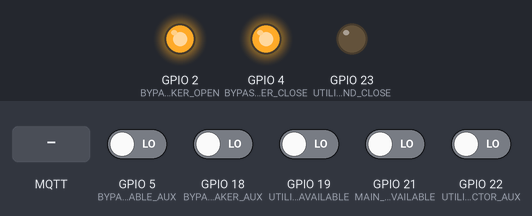
Simulated run of this sketch. Board: ESP32. Shown: output pins drawn as LEDs (lit = HIGH). Inputs (shaded band) come from the test bench; at power-on: GPIO 5 (BYPASS_BREAKER_POWER_AVAILABLE_AUX), GPIO 18 (BYPASS_BREAKER_AUX), GPIO 19 (UTILITY_INPUT_TO_STAB_POWER_AVAILABLE), GPIO 21 (MAIN_BUS_BAR_POWER_AVAILABLE), GPIO 22 (UTILITY_OR_GEN_CONTACTOR_AUX) LOW. WiFi joins after 1.5 s; servers stay silent unless stated; no MQTT or app messages arrive unless stated; what the sketch prints to the serial monitor is not drawn.

Above: at 2.7 s.
2.8 s: MQTT message "E.UOGC" arrives on the first subscribed topic
At 6.2 s:
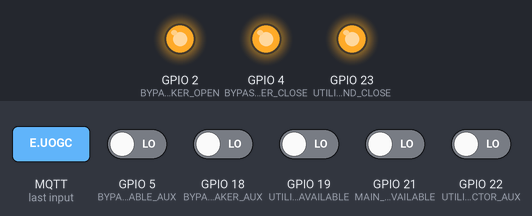
6.5 s: MQTT message "RST" arrives on the first subscribed topic
At 7.7 s:
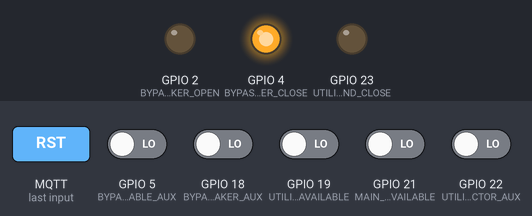
Timing chart, 0 to 9.5 s (numbered marks = the images above; inputs shaded):
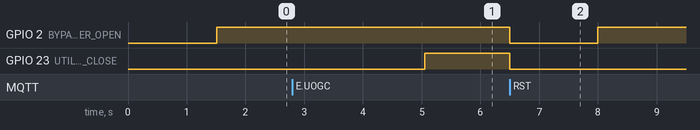

The sketch:

node05.ino
```cpp
#include <WiFi.h>
#include <PubSubClient.h>
#include <Wire.h>
#include <SPI.h>
#include <ArduinoJson.h>
#define _TASK_SLEEP_ON_IDLE_RUN
#define _TASK_STATUS_REQUEST
#include <TaskScheduler.h>

#define DEBUG 1

#define BYPASS_BREAKER_OPEN 2
#define BYPASS_BREAKER_CLOSE 4
#define UTILITY_OR_GEN_CONTACTOR_OPEN_AND_CLOSE 23

#define BYPASS_BREAKER_POWER_AVAILABLE_AUX 5
#define BYPASS_BREAKER_AUX 18
#define UTILITY_INPUT_TO_STAB_POWER_AVAILABLE 19
#define MAIN_BUS_BAR_POWER_AVAILABLE 21
#define UTILITY_OR_GEN_CONTACTOR_AUX 22


enum State {
  DISABLE = 0,
  ENABLE = 1
 };

State currentState;

const char* ssid = "iomariTPLink";
const char* password = "#InspireD#";

long lastReconnectAttempt = 0;

// Add your MQTT Broker IP address, example:
//const char* mqtt_server = "192.168.1.144";
const char* mqtt_server = "192.168.2.44";
IPAddress local_IP(192, 168, 2, 50);
// Set your Gateway IP address
IPAddress gateway(192, 168, 1, 2);

IPAddress subnet(255, 255, 252, 0);

WiFiClient espClient4;
PubSubClient client(espClient4);

Scheduler userScheduler; // to control your personal task


//prototypes
void bypassBreakerPowerAvailableRoutine();
void bypassBreakerAuxRoutine();
void utilityInputToStabPowerAvailableRoutine();
void mainBusBarPowerAvailableRoutine();
void utilityOrGenContactorAuxRoutine();

void OpenBypassBreakerRoutine();
void CloseBypassBreakerRoutine();
void CloseUtilityOrGenContactorRoutine();
void OpenUtilityOrGenContactorRoutine();
void hardResetAllLoadBreakers();

Task openBypassBreaker(1500, TASK_FOREVER, &OpenBypassBreakerRoutine);
Task closeBypassBreaker(1500, TASK_FOREVER, &CloseBypassBreakerRoutine);
Task closeUtilityOrGenContactor(1500, TASK_FOREVER, &CloseUtilityOrGenContactorRoutine);
Task openUtilityOrGenContactor(1500, TASK_FOREVER, &OpenUtilityOrGenContactorRoutine);
Task resetAllLoadBreakers(1500, TASK_FOREVER, &hardResetAllLoadBreakers);

Task checkBypassBreakerPowerAvailable(1500, TASK_FOREVER, &bypassBreakerPowerAvailableRoutine);
Task checkBypassBreakerAux(1500, TASK_FOREVER, &bypassBreakerAuxRoutine);
Task checkUtilityInputToStabPowerAvailable(1500, TASK_FOREVER, &utilityInputToStabPowerAvailableRoutine);
Task checkMainBusBarPowerAvailable(1500, TASK_FOREVER, &mainBusBarPowerAvailableRoutine);
Task checkUtilityOrGenContactorAux(1500, TASK_FOREVER, &utilityOrGenContactorAuxRoutine);
void setup() {
  Serial.begin(115200);
  setup_wifi();
  client.setServer(mqtt_server, 11883);
  client.setCallback(callback);
  int actuatorPins[] = {BYPASS_BREAKER_OPEN, BYPASS_BREAKER_CLOSE};
    for (int i = 0;  i < 2; i++)
    {
      pinMode(actuatorPins[i], OUTPUT);
      digitalWrite(actuatorPins[i], HIGH);
    }

    int interruptPins[] = {BYPASS_BREAKER_POWER_AVAILABLE_AUX, BYPASS_BREAKER_AUX, UTILITY_INPUT_TO_STAB_POWER_AVAILABLE, MAIN_BUS_BAR_POWER_AVAILABLE, UTILITY_OR_GEN_CONTACTOR_AUX};
    for (int i = 0;  i < 5; i++)
    {
      pinMode(interruptPins[i], INPUT);
    }
    pinMode(UTILITY_OR_GEN_CONTACTOR_OPEN_AND_CLOSE, OUTPUT);
    digitalWrite(UTILITY_OR_GEN_CONTACTOR_OPEN_AND_CLOSE, LOW);
    node05Task();

  lastReconnectAttempt = 0;
}

void setup_wifi() {
  delay(10);
  // We start by connecting to a WiFi network
  if (!WiFi.config(local_IP, gateway, subnet)) {
    Serial.println("STA Failed to configure");
  }
  Serial.println();
  Serial.print("Connecting to ");
  Serial.println(ssid);

  WiFi.begin(ssid, password);

  while (WiFi.status() != WL_CONNECTED) {
    delay(500);
    Serial.print(".");
 }

  Serial.println("");
  Serial.println("WiFi connected");
  Serial.println("IP address: ");
  Serial.println(WiFi.localIP());
}

void callback(char* topic, byte* payload, unsigned int length) {
   String inValue;
  Serial.print("Message arrived [");
  Serial.print(topic);
  Serial.print("] ");
  for (int i=0;i<length;i++) {
    Serial.print((char)payload[i]);
//    inValue = (char)payload[i];
  }
  char payloadString[length+1];
  memcpy(payloadString, payload, length);
  payloadString[length] = '\0';
  inValue = payloadString;
  Serial.println();
  reciever(inValue);

//  testSend();
}

boolean reconnect() {
  if (client.connect("Node05")) {
    // Once connected, publish an announcement...
    Serial.print("Attempting MQTT connection...");
    Serial.println("connected");
    client.publish("outTopic","Node05 connected");
    // ... and resubscribe
    client.subscribe("node05", 1);
    client.subscribe("rstTopic", 1);

  }
   else {
      Serial.print("failed, rc=");
      Serial.print(client.state());
      Serial.println(" try again in 5 seconds");
      // Wait 5 seconds before retrying
      delay(5000);
    }
  return client.connected();
}

void loop() {
  if (!client.connected()) {
      long now = millis();
      if (now - lastReconnectAttempt > 5000) {
        lastReconnectAttempt = now;
        // Attempt to reconnect
        if (reconnect()) {
          lastReconnectAttempt = 0;
        }
      }
  }else {
      client.loop();
      userScheduler.execute();
  }
}

char reciever(String Value) {
   Serial.println("From callback: " +Value);

  if((Value == "E.UOGC")){
      closeUtilityOrGenContactor.enable();
  }else if((Value == "RST")){
      resetAllLoadBreakers.enable();
  }
}


void node05Task() {
  userScheduler.addTask(checkBypassBreakerPowerAvailable);
  checkBypassBreakerPowerAvailable.enable();

  userScheduler.addTask(checkBypassBreakerAux);
  checkBypassBreakerAux.enable();

  userScheduler.addTask(checkUtilityInputToStabPowerAvailable);
  checkUtilityInputToStabPowerAvailable.enable();

  userScheduler.addTask(checkMainBusBarPowerAvailable);
  checkMainBusBarPowerAvailable.enable();

  userScheduler.addTask(checkUtilityOrGenContactorAux);
  checkUtilityOrGenContactorAux.enable();

  userScheduler.addTask(openBypassBreaker);
  userScheduler.addTask(closeBypassBreaker);
  userScheduler.addTask(closeUtilityOrGenContactor);
  userScheduler.addTask(openUtilityOrGenContactor);
  userScheduler.addTask(resetAllLoadBreakers);

}
```

PowerActuators.ino
```cpp
#define numberOfIteration 6

#define ENGAGE HIGH
#define DISENGAGE LOW

#define ACTIVE HIGH


#define ACTIVATE LOW
#define RESET HIGH


/************** Contactors ************/

    void CloseUtilityOrGenContactorRoutine() {
      digitalWrite(UTILITY_OR_GEN_CONTACTOR_OPEN_AND_CLOSE,  ENGAGE);
      #if DEBUG
      Serial.println("InputFromStabilizerOpenAndClose: Engaged"); // + (String)ret);
      #endif
      client.publish("outTopic","InputFromStabilizerOpenAndClose: Engaged");
      closeUtilityOrGenContactor.disable();
    }
    void OpenUtilityOrGenContactorRoutine() {
      digitalWrite(UTILITY_OR_GEN_CONTACTOR_OPEN_AND_CLOSE,  DISENGAGE);
      #if DEBUG
      Serial.println("InputFromStabilizerOpenAndClose: Disengaged"); // + (String)ret);
      #endif
      openUtilityOrGenContactor.disable();
    }


    void CloseBypassBreakerRoutine() {
      digitalWrite(BYPASS_BREAKER_CLOSE,  ACTIVATE);
      //reset trigger signal
      vTaskDelay(1500 / portTICK_PERIOD_MS);
      digitalWrite(BYPASS_BREAKER_CLOSE,  RESET);
      #if DEBUG
      Serial.println("GenInputToStabilizer: Closed"); // + (String)ret);
      #endif
      client.publish("outTopic","GenInputToStabilizer: Engaged");
      closeBypassBreaker.disable();
    }
    void OpenBypassBreakerRoutine() {
      digitalWrite(BYPASS_BREAKER_OPEN,  ACTIVATE);
      //reset trigger signal
      vTaskDelay(1500 / portTICK_PERIOD_MS);
      digitalWrite(BYPASS_BREAKER_OPEN,  RESET);
      #if DEBUG
      Serial.println("GenInputToStabilizer: Closed"); // + (String)ret);
      #endif
      openBypassBreaker.disable();
    }


    void hardResetAllLoadBreakers() {
        digitalWrite(BYPASS_BREAKER_OPEN,  ACTIVATE);
        digitalWrite(UTILITY_OR_GEN_CONTACTOR_OPEN_AND_CLOSE, DISENGAGE);
        vTaskDelay(1500/ portTICK_PERIOD_MS);
        //reset breaker
        digitalWrite(BYPASS_BREAKER_OPEN,  RESET);
        #if DEBUG
        Serial.println("All Stabilizer-Breakers: Resetted");
        #endif
        resetAllLoadBreakers.disable();
    }
```

StabilizerInterrupts.ino
```cpp
#define ACTIVE HIGH

#define CLIENT_ID "Node05"
#define DEBUG 1


   int bypassBreakerPowerAvailableState = 0;
   int previousBypassBreakerPowerAvailableState = 0;

   int bypassBreakerAuxState = 0;
   int previousBypassBreakerAuxState = 0;

   int utilityInputToStabPowerAvailableState = 0;
   int previousUtilityInputToStabPowerAvailableState = 0;

   int mainBusBarPowerAvailableState = 0;
   int previousMainBusBarPowerAvailableState = 0;

   int utilityOrGenContactorAuxState = 0;
   int previousUtilityOrGenContactorAuxState = 0;


  void bypassBreakerPowerAvailableRoutine(){
    char data2[750];
    bypassBreakerPowerAvailableState = digitalRead(BYPASS_BREAKER_POWER_AVAILABLE_AUX);
    if (bypassBreakerPowerAvailableState != previousBypassBreakerPowerAvailableState) {
          if (bypassBreakerPowerAvailableState == ACTIVE) {
             currentState = ENABLE;
             #if DEBUG
              Serial.println("bypassBreakerPowerAvailableState"+ (String)BYPASS_BREAKER_POWER_AVAILABLE_AUX+ "state"+ (String)bypassBreakerPowerAvailableState);
             #endif
          } else {
              currentState = DISABLE;
               #if DEBUG
               Serial.println("bypassBreakerPowerAvailableState"+ (String)BYPASS_BREAKER_POWER_AVAILABLE_AUX+ "state"+ (String)bypassBreakerPowerAvailableState);
               #endif
          }
           String instruction = "byBPwA"+(String)bypassBreakerPowerAvailableState;
           instruction.toCharArray(data2, (instruction.length() + 1));
           client.publish("genTopic", data2, 2);
           #if DEBUG
           Serial.println(instruction);
           #endif
    }
          // save the current state as the last state,
    //for next time through the loop
    previousBypassBreakerPowerAvailableState = bypassBreakerPowerAvailableState;

  }


  void bypassBreakerAuxRoutine(){
    char data2[750];
    bypassBreakerAuxState = digitalRead(BYPASS_BREAKER_AUX);
    if (bypassBreakerAuxState != previousBypassBreakerAuxState) {
        // if the state has changed, increment the counter
        if (bypassBreakerAuxState == ACTIVE) {
            currentState = ENABLE;
            #if DEBUG
            Serial.println("bypassBreakerAuxState"+ (String)BYPASS_BREAKER_AUX+ "state"+ (String)bypassBreakerAuxState);
            #endif
        } else {
            currentState = DISABLE;
            #if DEBUG
            Serial.println("bypassBreakerAuxState"+ (String)BYPASS_BREAKER_AUX+ "state"+ (String)bypassBreakerAuxState);
            #endif
        }
         String instruction = "byBPAux"+(String)bypassBreakerAuxState;
         instruction.toCharArray(data2, (instruction.length() + 1));
         client.publish("genTopic", data2, 2);
         #if DEBUG
         Serial.println(instruction);
         #endif
    }
    previousBypassBreakerAuxState = bypassBreakerAuxState;
  }

  void utilityInputToStabPowerAvailableRoutine(){
  char data2[750];
    utilityInputToStabPowerAvailableState = digitalRead(UTILITY_INPUT_TO_STAB_POWER_AVAILABLE);
    if (utilityInputToStabPowerAvailableState != previousUtilityInputToStabPowerAvailableState) {
        // if the state has changed, increment the counter
        if (utilityInputToStabPowerAvailableState == ACTIVE) {
            currentState = ENABLE;
            #if DEBUG
            Serial.println("utilityInputToStabPowerAvailableState"+ (String)UTILITY_INPUT_TO_STAB_POWER_AVAILABLE+ "state"+ (String)utilityInputToStabPowerAvailableState);
            #endif
        } else {
           currentState = DISABLE;
           #if DEBUG
           Serial.println("utilityInputToStabPowerAvailableState"+ (String)UTILITY_INPUT_TO_STAB_POWER_AVAILABLE+ "state"+ (String)utilityInputToStabPowerAvailableState);
           #endif
        }
         String instruction = "uInToSP"+(String)utilityInputToStabPowerAvailableState;
         instruction.toCharArray(data2, (instruction.length() + 1));
         client.publish("genTopic", data2, 2);
         #if DEBUG
         Serial.println(instruction);
         #endif
    }
    previousUtilityInputToStabPowerAvailableState = utilityInputToStabPowerAvailableState;
  }

  void mainBusBarPowerAvailableRoutine(){
    char data2[750];
    mainBusBarPowerAvailableState = digitalRead(MAIN_BUS_BAR_POWER_AVAILABLE);
    if (mainBusBarPowerAvailableState != previousMainBusBarPowerAvailableState) {
        // if the state has changed, increment the counter
        if (mainBusBarPowerAvailableState == ACTIVE) {
            currentState = ENABLE;
            #if DEBUG
            Serial.println("mainBusBarPowerAvailableState"+ (String)MAIN_BUS_BAR_POWER_AVAILABLE+ "state"+ (String)mainBusBarPowerAvailableState);
            #endif
        } else {
            currentState = DISABLE;
            #if DEBUG
            Serial.println("mainBusBarPowerAvailableState"+ (String)MAIN_BUS_BAR_POWER_AVAILABLE+ "state"+ (String)mainBusBarPowerAvailableState);
            #endif
        }
         String instruction = "mainBPw"+(String)mainBusBarPowerAvailableState;
         instruction.toCharArray(data2, (instruction.length() + 1));
         client.publish("genTopic", data2, 2);
         #if DEBUG
         Serial.println(instruction);
         #endif
    }
    previousMainBusBarPowerAvailableState = mainBusBarPowerAvailableState;
  }

  void utilityOrGenContactorAuxRoutine(){
   char data2[750];

    utilityOrGenContactorAuxState = digitalRead(UTILITY_OR_GEN_CONTACTOR_AUX);
     if (utilityOrGenContactorAuxState != previousUtilityOrGenContactorAuxState) {
        // if the state has changed, increment the counter
        if (utilityOrGenContactorAuxState == ACTIVE) {
            currentState = ENABLE;
            #if DEBUG
            Serial.println("utilityOrGenContactorAuxState"+ (String)UTILITY_OR_GEN_CONTACTOR_AUX+ "state"+ (String)utilityOrGenContactorAuxState);
            #endif
        } else {
            currentState = DISABLE;
            #if DEBUG
            Serial.println("utilityOrGenContactorAuxState"+ (String)UTILITY_OR_GEN_CONTACTOR_AUX+ "state"+ (String)utilityOrGenContactorAuxState);
            #endif
        }
         String instruction = "uOrGCAux"+(String)utilityOrGenContactorAuxState;
         instruction.toCharArray(data2, (instruction.length() + 1));
         client.publish("genTopic", data2, 2);
         #if DEBUG
         Serial.println(instruction);
         #endif
      }
    previousUtilityOrGenContactorAuxState = utilityOrGenContactorAuxState;
  }
```

Measured:
- after the input at 2.8 s, GPIO 23 (UTILITY_OR_GEN_CONTACTOR_OPEN_AND_CLOSE): LOW → HIGH after 2.3 s
- after the input at 6.5 s, GPIO 2 (BYPASS_BREAKER_OPEN): HIGH → LOW at once, → HIGH 1.5 s later; GPIO 23 (UTILITY_OR_GEN_CONTACTOR_OPEN_AND_CLOSE): HIGH → LOW at once
